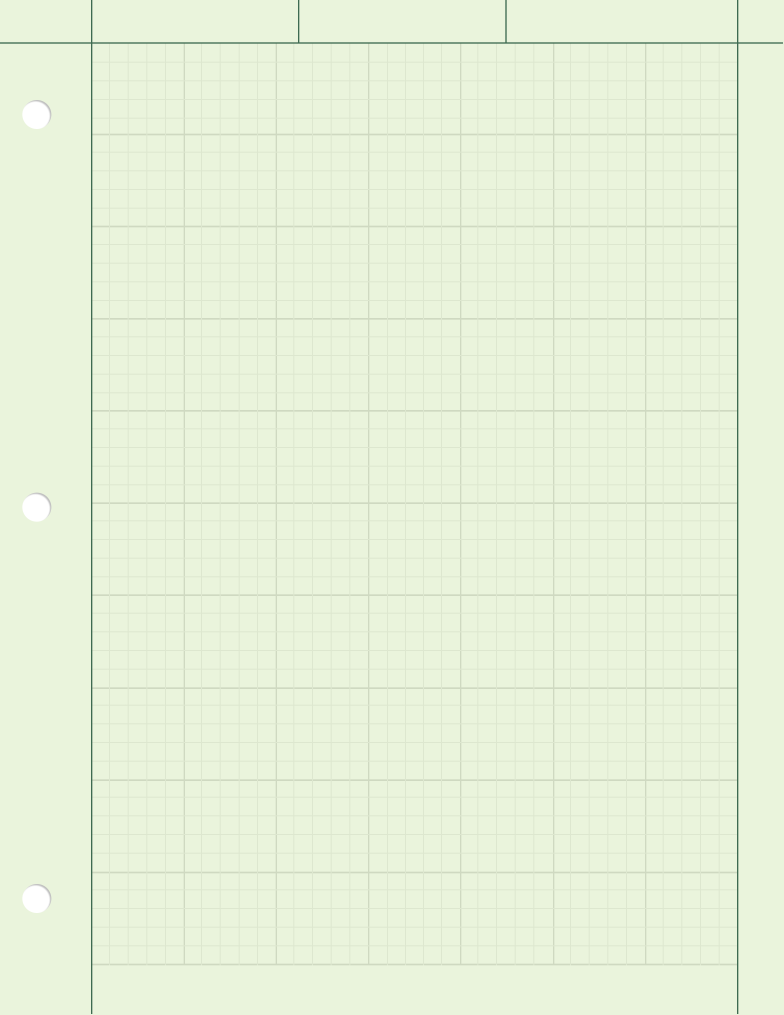
#> input picture bg.jpg, 2351 x 3043 px (shown at 1/3 size)
$ python gif_to_excel.py ../bg.jpg 100 100 3 5
#> lines starting #> are read from the running program, lines starting #| are printed output that depends on the picture
"""
GIF to Excel Pixel Art Animator
Converts an animated GIF into Excel-compatible VBA code for stop motion animation
"""

from PIL import Image, ImageSequence
import numpy as np
from collections import Counter
import os

def simplify_color(color, palette_size=16):
    """Reduce color to simplified palette"""
    r, g, b = color[:3]
    # Quantize each channel
    step = 256 // palette_size
    r = (r // step) * step
    g = (g // step) * step
    b = (b // step) * step
    return (r, g, b)

def rgb_to_hex(rgb):
    """Convert RGB tuple to hex color"""
    return '#{:02x}{:02x}{:02x}'.format(rgb[0], rgb[1], rgb[2])

def process_gif_frame(frame, target_width=32, target_height=32, palette_size=16):
    """Process a single frame into simplified pixel grid"""
    # Resize frame
    frame = frame.convert('RGB')
    frame = frame.resize((target_width, target_height), Image.Resampling.NEAREST)

    # Convert to numpy array
    pixels = np.array(frame)

    # Simplify colors
    simplified = np.zeros_like(pixels)
    for i in range(pixels.shape[0]):
        for j in range(pixels.shape[1]):
            color = tuple(pixels[i, j])
            simplified[i, j] = simplify_color(color, palette_size)

    return simplified

def generate_frame_data(frame_pixels):
    """Convert frame pixels to coordinate/color data"""
    height, width, _ = frame_pixels.shape
    frame_data = []

    for y in range(height):
        for x in range(width):
            color = tuple(frame_pixels[y, x])
            hex_color = rgb_to_hex(color)
            # Excel uses 1-based indexing
            frame_data.append({
                'x': x + 1,
                'y': y + 1,
                'color': hex_color
            })

    return frame_data

def generate_vba_code(all_frames_data, frame_delay=200):
    """Generate VBA code for Excel animation with data stored as arrays"""

    # Convert frame data to compressed format - but as arrays not strings
    frame_data_arrays = []
    for frame_data in all_frames_data:
        # Group by color and create compact representation
        pixels_by_color = {}
        for pixel in frame_data:
            color = pixel['color']
            # Skip white pixels
            if color != '#ffffff':
                if color not in pixels_by_color:
                    pixels_by_color[color] = []
                pixels_by_color[color].append((pixel['x'], pixel['y']))
        frame_data_arrays.append(pixels_by_color)

    vba_code = '''Option Explicit

' Animation settings
Const FRAME_DELAY As Long = {delay}
Const NUM_FRAMES As Integer = {num_frames}
Const GRID_WIDTH As Integer = {width}
Const GRID_HEIGHT As Integer = {height}
Const START_COL As Integer = 2
Const START_ROW As Integer = 2

Dim shouldStop As Boolean

Sub InitializeAnimation()
    Dim ws As Worksheet
    Set ws = ActiveSheet
    ws.Range(Cells(START_ROW, START_COL), Cells(START_ROW + GRID_HEIGHT - 1, START_COL + GRID_WIDTH - 1)).Interior.Color = RGB(255, 255, 255)
    ws.Range(Cells(START_ROW, START_COL), Cells(START_ROW + GRID_HEIGHT - 1, START_COL + GRID_WIDTH - 1)).ColumnWidth = 2
    ws.Range(Cells(START_ROW, START_COL), Cells(START_ROW + GRID_HEIGHT - 1, START_COL + GRID_WIDTH - 1)).RowHeight = 15
    DrawFrame 0
    MsgBox "Animation initialized. Run StartAnimation to begin.", vbInformation
End Sub

Sub StartAnimation()
    Dim currentFrame As Integer
    Dim rng As Range
    shouldStop = False
    currentFrame = 0
    Set rng = Range(Cells(START_ROW, START_COL), Cells(START_ROW + GRID_HEIGHT - 1, START_COL + GRID_WIDTH - 1))

    Do While Not shouldStop
        rng.Interior.Color = RGB(255, 255, 255)
        DrawFrame currentFrame
        Application.Wait Now + TimeValue("0:00:00") + (FRAME_DELAY / 1000 / 86400)
        currentFrame = (currentFrame + 1) Mod NUM_FRAMES
        DoEvents
    Loop
End Sub

Sub StopAnimation()
    shouldStop = True
End Sub
'''.format(
        delay=frame_delay,
        num_frames=len(all_frames_data),
        width=max(p['x'] for f in all_frames_data for p in f) if all_frames_data else 32,
        height=max(p['y'] for f in all_frames_data for p in f) if all_frames_data else 32
    )

    # Generate individual DrawFrame subroutines for each frame - only non-white pixels
    for idx, pixels_by_color in enumerate(frame_data_arrays):
        vba_code += f'\nSub DrawFrame{idx}()\n'
        vba_code += '    Dim ws As Worksheet\n'
        vba_code += '    Set ws = ActiveSheet\n'
        vba_code += '    \n'

        # Count total non-white pixels
        total_pixels = sum(len(positions) for positions in pixels_by_color.values())

        if total_pixels > 0:
            for color, positions in pixels_by_color.items():
                # Convert hex to RGB
                r = int(color[1:3], 16)
                g = int(color[3:5], 16)
                b = int(color[5:7], 16)

                # Set colored pixels
                for x, y in positions:
                    vba_code += f'    Cells(START_ROW+{y-1},START_COL+{x-1}).Interior.Color=RGB({r},{g},{b})\n'

        vba_code += 'End Sub\n'

    # Add dispatcher function
    vba_code += '''
Sub DrawFrame(frameIndex As Integer)
    Select Case frameIndex
'''

    for idx in range(len(frame_data_arrays)):
        vba_code += f'        Case {idx}: DrawFrame{idx}\n'

    vba_code += '''    End Select
End Sub
'''

    return vba_code

def gif_to_excel_animation(gif_path, output_path, target_width=32, target_height=32,
                           palette_size=16, frame_delay=200):
    """Main function to convert GIF to Excel VBA animation"""
#> called with gif_path = '../bg.jpg', output_path = '../bg_animation.vba', target_width = 100, target_height = 100, palette_size = 3, frame_delay = 5

    print(f"Loading GIF: {gif_path}")

    # Load GIF
    gif = Image.open(gif_path)
#> gif is the input picture: PIL image 2351x3043 RGB; mean R, G, B 231.8, 241.9, 218

    # Process each frame
    all_frames_data = []
    frame_count = 0

    for frame in ImageSequence.Iterator(gif):
        print(f"Processing frame {frame_count + 1}...")

        # Process frame
        frame_pixels = process_gif_frame(frame, target_width, target_height, palette_size)

        # Generate coordinate data
        frame_data = generate_frame_data(frame_pixels)
        all_frames_data.append(frame_data)

        frame_count += 1
#> this loop made 1 pass
#> (printed output is left out)
#> pass 1, in process_gif_frame, `frame = frame.resize((target_width, target_height), Image.Resampling.N..`:
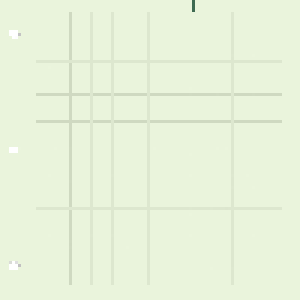
#> frame: PIL image 100x100 RGB (shown 3 times larger); mean R, G, B 232.6, 242.6, 218.7

    print(f"Processed {frame_count} frames")
#| Processed 1 frames

    # Generate VBA code
    print("Generating VBA code...")
    vba_code = generate_vba_code(all_frames_data, frame_delay)
#> the loop in generate_vba_code, `for frame_data in all_frames_data:` made 1 pass
#> the loop in generate_vba_code, `for idx, pixels_by_color in enumerate(frame_data_arrays):` made 1 pass
#> the loop in generate_vba_code, `for idx in range(len(frame_data_arrays)):` made 1 pass

    # Save to file
    with open(output_path, 'w') as f:
        f.write(vba_code)

    print(f"VBA code saved to: {output_path}")
    print("\nInstructions:")
    print("1. Open Excel")
    print("2. Press Alt+F11 to open VBA Editor")
    print("3. Insert > Module")
    print("4. Copy and paste the generated VBA code")
    print("5. Close VBA Editor")
    print("6. Run 'InitializeAnimation' to set up")
    print("7. Run 'StartAnimation' to begin animation")
    print("8. Run 'StopAnimation' to stop")

# Example usage
if __name__ == "__main__":
    import sys

    if len(sys.argv) < 2:
        print("Usage: python gif_to_excel.py <input_gif> [width] [height] [colors] [delay_ms]")
        print("\nExample: python gif_to_excel.py animation.gif 32 32 16 200")
        print("\nParameters:")
        print("  width: Grid width in pixels (default: 32)")
        print("  height: Grid height in pixels (default: 32)")
        print("  colors: Number of colors per channel (default: 16)")
        print("  delay_ms: Delay between frames in milliseconds (default: 200)")
        sys.exit(1)

    gif_path = sys.argv[1]
    width = int(sys.argv[2]) if len(sys.argv) > 2 else 32
    height = int(sys.argv[3]) if len(sys.argv) > 3 else 32
    colors = int(sys.argv[4]) if len(sys.argv) > 4 else 16
    delay = int(sys.argv[5]) if len(sys.argv) > 5 else 200

    output_path = os.path.splitext(gif_path)[0] + '_animation.vba'

    gif_to_excel_animation(gif_path, output_path, width, height, colors, delay)
